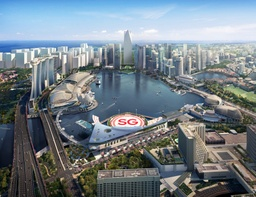
#> input picture CV_LAB/Lab-2/mbs.jpg, 256 x 197 px, shrunk from 1093 x 842 before the run
$ jupyter execute Image_Enhancement.ipynb
#> lines starting #> are read from the running program, lines starting #| are printed output that depends on the picture
[cell 1]
import cv2
import numpy as np
import matplotlib.pyplot as plt

Log Transform

[cell 2]
image = cv2.imread('mbs.jpg')
#> image is the input picture: shape (197, 256, 3); mean B, G, R 134.4, 127, 115.8
image = cv2.cvtColor(image,cv2.COLOR_BGR2RGB)
c = 255 / np.log(1+np.max(image))
#> c = 45.99
log_image = c * np.log(1 + image)
#> log_image: shape (197, 256, 3) float16; 0.14% of the values are NaN or infinite; the others: min 0, max 255, mean 214.4
log_image = np.array(log_image,dtype=np.uint8)
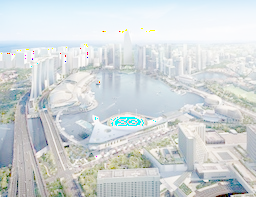
#> log_image: shape (197, 256, 3); mean R, G, B 209.6, 215.2, 216.3
plt.subplot(2,2,1)
plt.imshow(image)
plt.title('Original Image')
plt.axis('off')
plt.subplot(2,2,2)
plt.imshow(log_image)
plt.title('Log Transformed Image')
plt.axis('off')
plt.show()
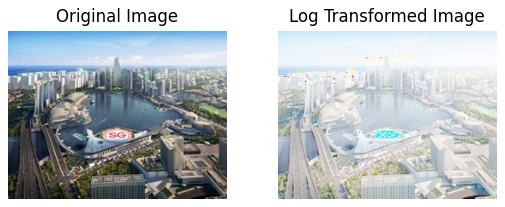
#> figure drawn by matplotlib, 2 panels

Gamma Transform

[cell 3]
import cv2
import numpy as np
import matplotlib.pyplot as plt

image = cv2.imread('mbs.jpg', cv2.IMREAD_GRAYSCALE)
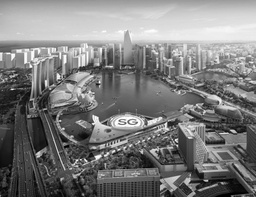
#> image: shape (197, 256); min 0, max 255, mean 124.5
gamma = [0.1, 0.5, 1.2, 2.2]

plt.subplot(2, 2, 1)
plt.imshow(image, cmap='gray')
plt.title('Original Image')
plt.axis('off')
plt.show()

for i, gamma_value in enumerate(gamma):
    gamma_transform = np.array(255 * (image / 255) ** gamma_value, dtype='uint8')
    plt.subplot(2, 2, i +1)
    plt.imshow(gamma_transform, cmap='gray')
    plt.title(f'gamma = {gamma_value}')
    plt.axis('off')
#> this loop made 4 passes
#> pass 1, `gamma_transform = np.array(255 * (image / 255) ** gamma_value, dtype='..`:
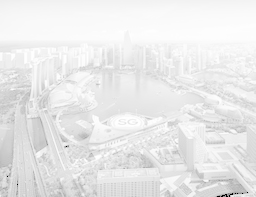
#> gamma_transform: shape (197, 256); min 0, max 255, mean 233.3
#> pass 2, `gamma_transform = np.array(255 * (image / 255) ** gamma_value, dtype='..`:
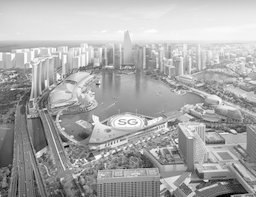
#> gamma_transform: shape (197, 256); min 0, max 255, mean 171.1

plt.tight_layout()
plt.show()
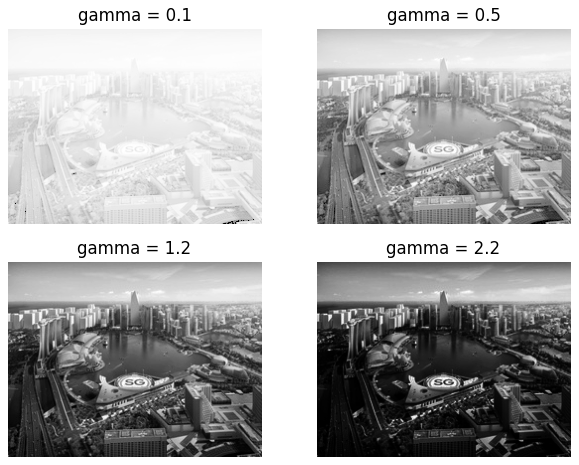
#> figure drawn by matplotlib, 4 panels

Contrast streching

[cell 4]
image = cv2.imread('mbs.jpg')
image = cv2.cvtColor(image,cv2.COLOR_BGR2RGB)

def pixelValue(pix,r1,r2,s1,s2):
    if 0 <= pix and pix <= r1:
        return (s1/r1)*pix
    elif r1 < pix and pix > r2:
        return ((s2 - s1)/(r2 - r1)) * (pix * r1) + s1
    else:
        return ((255 - s2)/(255 - r2)) * (pix - r2) + s2

r1 = 70
s1 = 0
r2 = 140
s2 = 255
pixVal_vec = np.vectorize(pixelValue)
contrast_stretch = pixVal_vec(image,r1,s1,r2,s2)
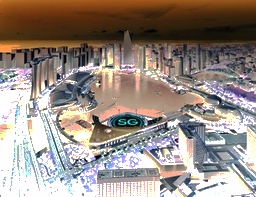
#> contrast_stretch: shape (197, 256, 3) float64; mean R, G, B -11780.8, -13180.2, -14036.2; drawn with min black and max white
plt.subplot(2,2,1)
plt.imshow(image)
plt.title('Original Image')
plt.axis('off')

plt.subplot(2,2,2)
plt.imshow(contrast_stretch)
plt.title('Contrast Streched')
plt.axis('off')
plt.show()
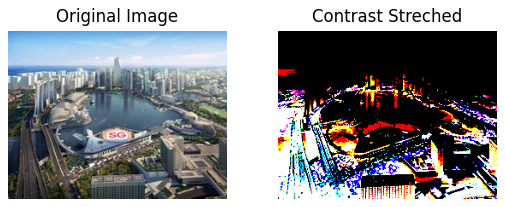
#> figure drawn by matplotlib, 2 panels
plt.tight_layout()

Histogram Equalization

[cell 5]
image = cv2.imread('mbs.jpg',cv2.IMREAD_GRAYSCALE)
original_hist,original_bins = np.histogram(image.flatten(),bins=256,range=(0,256))
#> original_hist = 256 values, max 352 at index 64, min 9 at index 252, mean 197; original_bins = 257 values from 0 to 256
equ = cv2.equalizeHist(image)
equ_hist,equ_bins = np.histogram(equ.flatten(),bins=256,range=(0,256))
#> equ_hist = 256 values, max 380 at index 157, min 0 at index 31, mean 197; equ_bins = 257 values from 0 to 256
original_normalized_cdf = original_hist.cumsum()/original_hist.sum()
#> original_normalized_cdf = 256 values from 0.000516 to 1
equ_normalized_cdf = equ_hist.cumsum()/equ_hist.sum()
#> equ_normalized_cdf = 256 values from 0.00238 to 1
plt.subplot(2,2,1)
plt.imshow(image,cmap='gray')
plt.title('Original Image')
plt.axis('off')

plt.subplot(2,2,2)
plt.plot(original_normalized_cdf,c='b',alpha=1,label='Original')
plt.plot(equ_normalized_cdf,c='r',alpha=1,label='Equalised')
plt.title('CDF')
plt.xlabel('Pixels')
plt.ylabel('Intensity')
plt.legend()

plt.subplot(2,2,3)
plt.imshow(equ,cmap='gray')
plt.axis('off')
plt.title('Equalised Image')

plt.subplot(2,2,4)
plt.hist(image.flatten(),bins=256,range=(0,256),color='b',alpha=0.5,label='Original')
plt.hist(equ.flatten(),bins=256,range=(0,256),color='r',alpha=0.5,label='Equalised')
plt.title('Histograms')
plt.xlabel('Pixel Value')
plt.ylabel('Count')
plt.legend()

plt.tight_layout()
plt.show()
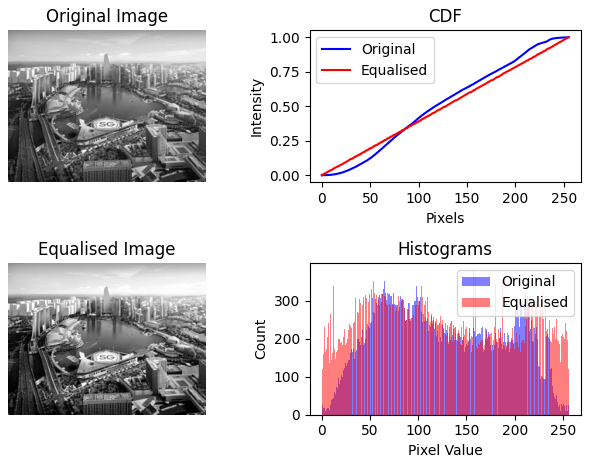
#> figure drawn by matplotlib, 4 panels; panel 2: curve peaks at x = 255, y = 1; panel 2: curve peaks at x = 255, y = 1; panel 4: tallest bar 352 high, from x = 64 to 65; panel 4: tallest bar 380 high, from x = 157 to 158
